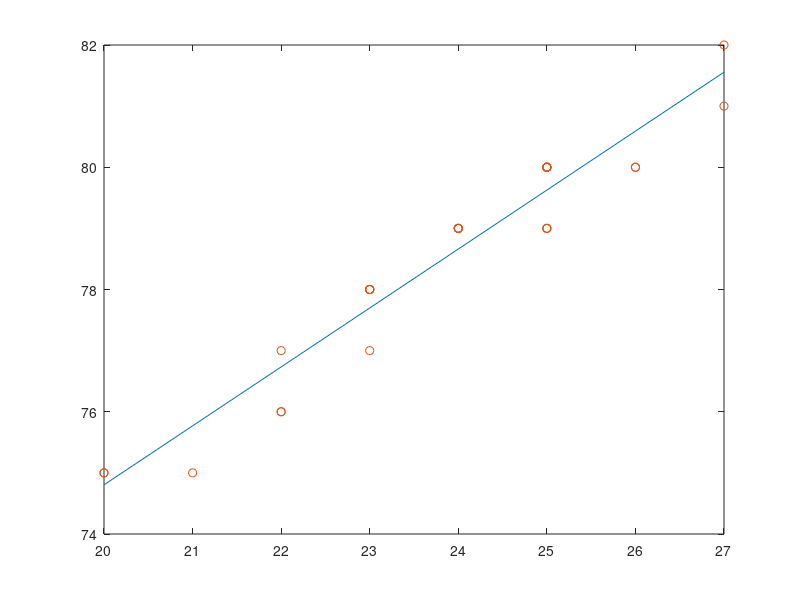

Recreate this plot in MATLAB.
clear;
clc;

x = [20 20 21 22 22 22 23 23 23 23 23 23 24 24 24 24 24 25 25 25 25 25 25 25 25 25 26 26 27 27];
y = [75 75 75 76 76 77 77 78 78 78 78 78 79 79 79 79 79 79 79 79 80 80 80 80 80 80 80 80 81 82];

mean_x = mean(x);
mean_y = mean(y);
printf("Media lui x este %d si media lui y este %d\n", mean_x, mean_y);

disp_x = var(x);
disp_y = var(y);
printf("Dispersia lui x este %d si dispersia lui y este %d\n", disp_x, disp_y);

covar = cov(x, y);
printf("Covarianta este %d\n", covar);

coef = corrcoef(x, y);
printf("Coeficientul de corelatie este\n");
display(coef);

dr = polyfit(x, y, 1);
plot(x, dr(1)*x + dr(2), x, y, 'o');

printf("Pentru x = 2.5, valoarea lui y este %d\n", dr(1)*2.5 + dr(2));
printf("Pentru x = 3, valoarea lui y este %d\n", dr(1)*3 + dr(2));